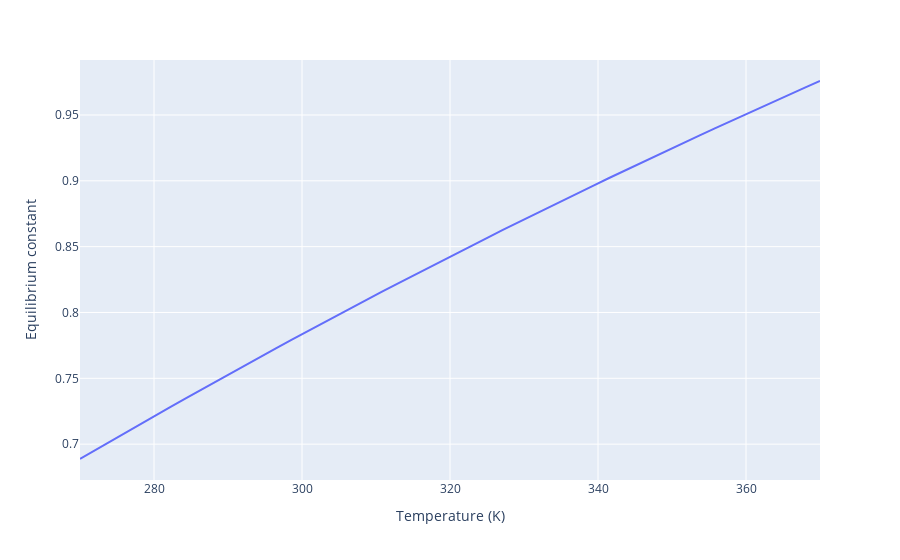

Notebook code cell kept with this figure:
### Code cell
px.line(df3, x='T',
        # Try switching the y axis list to plot the right columns
        y='K',
        # Plotly labels are changed in a dictionary
        labels={'K': "Equilibrium constant", 
                'T': "Temperature (K)"
               }
       )

### Figure 1 — Plotly figure (JSON) as saved in the notebook; plotly's stock layout.template omitted (floating-point values rounded to 4 significant figures)
{"data": [{"hovertemplate": "Temperature (K)=%{x}<br>Equilibrium constant=%{y}<extra></extra>", "legendgroup": "", "line": {"color": "#636efa", "dash": "solid"}, "marker": {"symbol": "circle"}, "mode": "lines", "name": "", "orientation": "v", "showlegend": false, "type": "scatter", "x": [270, 272.0, 274.1, 276.1, 278.2, 280.2, 282.2, 284.3, 286.3, 288.4, 290.4, 292.4, 294.5, 296.5, 298.6, 300.6, 302.7, 304.7, 306.7, 308.8, 310.8, 312.9, 314.9, 316.9, 319.0, 321.0, 323.1, 325.1, 327.1, 329.2, 331.2, 333.3, 335.3, 337.3, 339.4, 341.4, 343.5, 345.5, 347.6, 349.6, 351.6, 353.7, 355.7, 357.8, 359.8, 361.8, 363.9, 365.9, 368.0, 370], "xaxis": "x", "y": [0.6887, 0.6954, 0.7021, 0.7087, 0.7153, 0.7218, 0.7283, 0.7348, 0.7413, 0.7477, 0.754, 0.7604, 0.7667, 0.7729, 0.7791, 0.7853, 0.7915, 0.7976, 0.8037, 0.8098, 0.8158, 0.8218, 0.8277, 0.8336, 0.8395, 0.8453, 0.8511, 0.8569, 0.8627, 0.8684, 0.874, 0.8797, 0.8853, 0.8909, 0.8964, 0.9019, 0.9074, 0.9129, 0.9183, 0.9237, 0.929, 0.9343, 0.9396, 0.9449, 0.9501, 0.9553, 0.9605, 0.9656, 0.9707, 0.9758], "yaxis": "y"}], "layout": {"legend": {"tracegroupgap": 0}, "margin": {"t": 60}, "xaxis": {"anchor": "y", "domain": [0, 1], "title": {"text": "Temperature (K)"}}, "yaxis": {"anchor": "x", "domain": [0, 1], "title": {"text": "Equilibrium constant"}}}}
